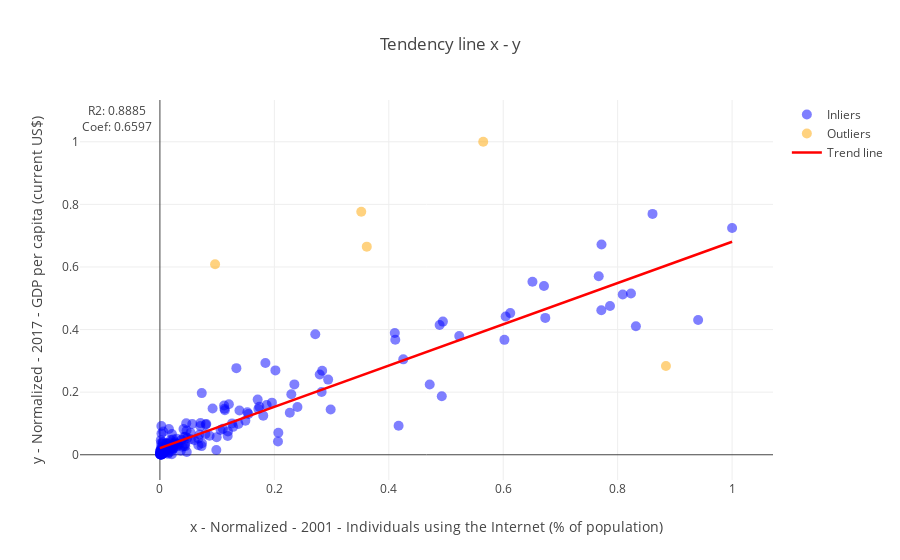

Source (notebook cell):
### Code cell
scatter(data, ['Individuals using the Internet (% of population)', 'GDP per capita (current US$)'], [2001, 2017])

### Figure 1 — Plotly figure (JSON) as saved in the notebook; plotly's stock layout.template omitted (floating-point values rounded to 4 significant figures; data arrays with more than 128 entries replaced by an {"elided": "..."} marker saying what was removed)
{"data": [{"marker": {"color": "blue", "opacity": 0.5, "size": 10}, "mode": "markers", "name": "Inliers", "text": {"elided": "176 str values"}, "type": "scatter", "uid": "1704d864-5d38-4a67-be81-a52f6e1caf51", "x": {"elided": "176 float values"}, "y": {"elided": "176 float values"}}, {"marker": {"color": "orange", "opacity": 0.5, "size": 10}, "mode": "markers", "name": "Outliers", "text": ["Ireland", "Korea, Rep.", "Luxembourg", "Macao SAR, China", "Qatar"], "type": "scatter", "uid": "39178bad-270c-42b9-bcde-2716b1bfc3f6", "x": [0.3615, 0.8844, 0.5651, 0.3519, 0.09641], "y": [0.665, 0.2835, 1, 0.7764, 0.6088]}, {"line": {"color": "red", "width": 2.5}, "mode": "lines", "name": "Trend line", "type": "scatter", "uid": "2f9ce195-9357-4722-a6c4-6791596e4b97", "x": [0, 1.0], "y": [0.02098, 0.6807]}], "layout": {"annotations": [{"showarrow": false, "text": "R2: 0.8885", "x": -0.075, "y": 1.1}, {"showarrow": false, "text": "Coef: 0.6597", "x": -0.075, "y": 1.05}], "title": "Tendency line x - y", "xaxis": {"title": "x - Normalized - 2001 - Individuals using the Internet (% of population)"}, "yaxis": {"title": "y - Normalized - 2017 - GDP per capita (current US$)"}}}
